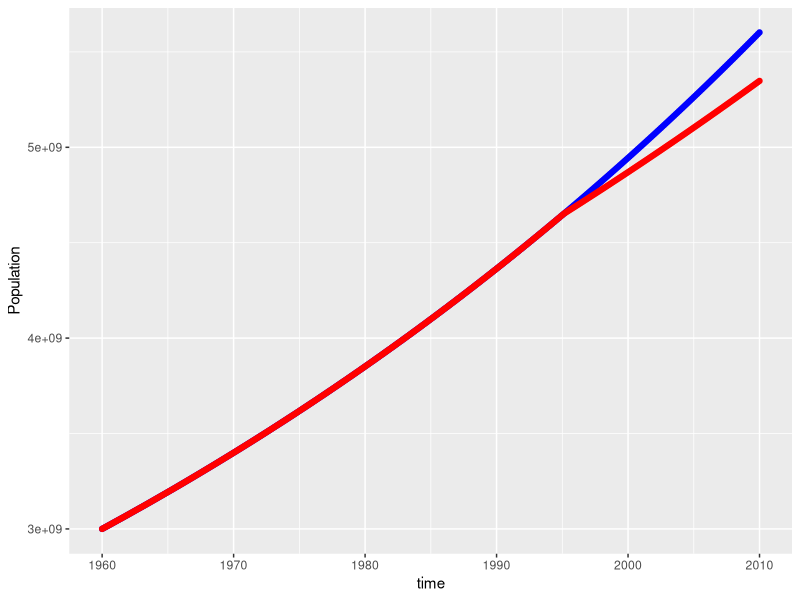

Reproduce this figure in R.
###########################################
# Translation of Vensim file.
# Date created: 2017-10-31 15:33:41
###########################################
library(deSolve)
library(ggplot2)
library(tidyr)
#Displaying the simulation run parameters
START_TIME <- 1960.000000
FINISH_TIME <- 2010.000000
TIME_STEP <- 0.125000

#Generating the simulation time vector
simtime<-seq(1960.000000,2010.000000,by=0.125000)
# Writing global variables (stocks and dependent auxs)
stocks <-c( Population = 3e+09 )
# This is the model function called from ode
model <- function(time, stocks, auxs){
  with(as.list(c(stocks, auxs)),{
    
    if(ChangeFlag == 1 && time > ChangeTime){
      GrowthFraction <- GrowthFraction * 0.75
    }
    
    NumberAdded <- Population*GrowthFraction
    d_DT_Population  <- NumberAdded
    return (list(c(d_DT_Population)))
  })
}


auxs<-c(GrowthFraction=0.0125, ChangeTime=1980, ChangeFlag=0)
o1<-data.frame(ode(y=stocks,times=simtime,func=model,parms=auxs,method='euler'))

auxs<-c(GrowthFraction=0.0125,ChangeTime=1995,ChangeFlag=1)

o2<-data.frame(ode(y=stocks,times=simtime,func=model,parms=auxs,method='euler'))


ggplot()+geom_point(data=o1,aes(x=time,y=Population),colour="blue")+
  geom_point(data=o2,aes(x=time,y=Population),colour="red")


#----------------------------------------------------
# Original text file exported from Vensim
#  Population = INTEG( Number Added , 3e+09) 
#  FINAL TIME = 2010
#  Growth Fraction = 0.0125
#  INITIAL TIME = 1960
#  Number Added = Population * Growth Fraction 
#  TIME STEP = 0.125
#----------------------------------------------------
